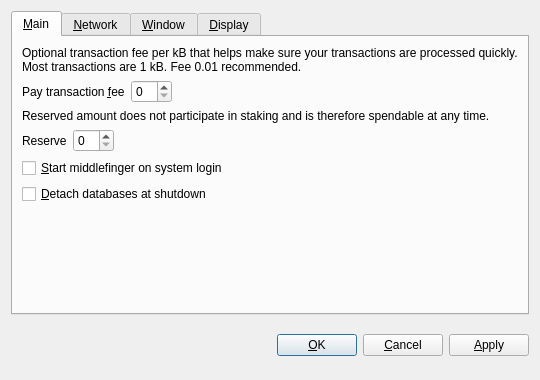
<?xml version="1.0" encoding="UTF-8"?>
<ui version="4.0">
 <class>OptionsDialog</class>
 <widget class="QDialog" name="OptionsDialog">
  <property name="geometry">
   <rect>
    <x>0</x>
    <y>0</y>
    <width>540</width>
    <height>380</height>
   </rect>
  </property>
  <property name="windowTitle">
   <string>Options</string>
  </property>
  <property name="modal">
   <bool>true</bool>
  </property>
  <layout class="QVBoxLayout" name="verticalLayout">
   <item>
    <widget class="QTabWidget" name="tabWidget">
     <property name="tabPosition">
      <enum>QTabWidget::North</enum>
     </property>
     <property name="currentIndex">
      <number>0</number>
     </property>
     <widget class="QWidget" name="tabMain">
      <attribute name="title">
       <string>&amp;Main</string>
      </attribute>
      <layout class="QVBoxLayout" name="verticalLayout_Main">
       <item>
        <widget class="QLabel" name="transactionFeeInfoLabel">
         <property name="text">
          <string>Optional transaction fee per kB that helps make sure your transactions are processed quickly. Most transactions are 1 kB. Fee 0.01 recommended.</string>
         </property>
         <property name="textFormat">
          <enum>Qt::PlainText</enum>
         </property>
         <property name="wordWrap">
          <bool>true</bool>
         </property>
        </widget>
       </item>
       <item>
        <layout class="QHBoxLayout" name="horizontalLayoutFee">
         <item>
          <widget class="QLabel" name="transactionFeeLabel">
           <property name="text">
            <string>Pay transaction &amp;fee</string>
           </property>
           <property name="textFormat">
            <enum>Qt::PlainText</enum>
           </property>
           <property name="buddy">
            <cstring>transactionFee</cstring>
           </property>
          </widget>
         </item>
         <item>
          <widget class="BitcoinAmountField" name="transactionFee"/>
         </item>
         <item>
          <spacer name="horizontalSpacerFee">
           <property name="orientation">
            <enum>Qt::Horizontal</enum>
           </property>
           <property name="sizeHint" stdset="0">
            <size>
             <width>40</width>
             <height>20</height>
            </size>
           </property>
          </spacer>
         </item>
        </layout>
       </item>
       <item>
        <widget class="QLabel" name="reserveBalanceInfoLabel">
         <property name="text">
          <string>Reserved amount does not participate in staking and is therefore spendable at any time.</string>
         </property>
         <property name="textFormat">
          <enum>Qt::PlainText</enum>
         </property>
         <property name="wordWrap">
          <bool>true</bool>
         </property>
        </widget>
       </item>
       <item>
        <layout class="QHBoxLayout" name="horizontalLayoutReserveBalance">
         <item>
          <widget class="QLabel" name="reserveBalanceLabel">
           <property name="text">
            <string>Reserve</string>
           </property>
           <property name="textFormat">
            <enum>Qt::PlainText</enum>
           </property>
           <property name="buddy">
            <cstring>reserveBalance</cstring>
           </property>
          </widget>
         </item>
         <item>
          <widget class="BitcoinAmountField" name="reserveBalance"/>
         </item>
         <item>
          <spacer name="horizontalSpacerReserveBalance">
           <property name="orientation">
            <enum>Qt::Horizontal</enum>
           </property>
           <property name="sizeHint" stdset="0">
            <size>
             <width>40</width>
             <height>20</height>
            </size>
           </property>
          </spacer>
         </item>
        </layout>
       </item>
       <item>
        <widget class="QCheckBox" name="bitcoinAtStartup">
         <property name="toolTip">
          <string>Automatically start middlefinger after logging in to the system.</string>
         </property>
         <property name="text">
          <string>&amp;Start middlefinger on system login</string>
         </property>
        </widget>
       </item>
       <item>
        <widget class="QCheckBox" name="detachDatabases">
         <property name="toolTip">
          <string>Detach block and address databases at shutdown. This means they can be moved to another data directory, but it slows down shutdown. The wallet is always detached.</string>
         </property>
         <property name="text">
          <string>&amp;Detach databases at shutdown</string>
         </property>
        </widget>
       </item>
       <item>
        <spacer name="verticalSpacer_Main">
         <property name="orientation">
          <enum>Qt::Vertical</enum>
         </property>
         <property name="sizeHint" stdset="0">
          <size>
           <width>20</width>
           <height>40</height>
          </size>
         </property>
        </spacer>
       </item>
      </layout>
     </widget>
     <widget class="QWidget" name="tabNetwork">
      <attribute name="title">
       <string>&amp;Network</string>
      </attribute>
      <layout class="QVBoxLayout" name="verticalLayout_Network">
       <item>
        <widget class="QCheckBox" name="mapPortUpnp">
         <property name="toolTip">
          <string>Automatically open the middlefinger client port on the router. This only works when your router supports UPnP and it is enabled.</string>
         </property>
         <property name="text">
          <string>Map port using &amp;UPnP</string>
         </property>
        </widget>
       </item>
       <item>
        <widget class="QCheckBox" name="connectSocks">
         <property name="toolTip">
          <string>Connect to the middlefinger network through a SOCKS proxy (e.g. when connecting through Tor).</string>
         </property>
         <property name="text">
          <string>&amp;Connect through SOCKS proxy:</string>
         </property>
        </widget>
       </item>
       <item>
        <layout class="QHBoxLayout" name="horizontalLayout_Network">
         <item>
          <widget class="QLabel" name="proxyIpLabel">
           <property name="text">
            <string>Proxy &amp;IP:</string>
           </property>
           <property name="textFormat">
            <enum>Qt::PlainText</enum>
           </property>
           <property name="buddy">
            <cstring>proxyIp</cstring>
           </property>
          </widget>
         </item>
         <item>
          <widget class="QValidatedLineEdit" name="proxyIp">
           <property name="maximumSize">
            <size>
             <width>140</width>
             <height>16777215</height>
            </size>
           </property>
           <property name="toolTip">
            <string>IP address of the proxy (e.g. 127.0.0.1)</string>
           </property>
          </widget>
         </item>
         <item>
          <widget class="QLabel" name="proxyPortLabel">
           <property name="text">
            <string>&amp;Port:</string>
           </property>
           <property name="textFormat">
            <enum>Qt::PlainText</enum>
           </property>
           <property name="buddy">
            <cstring>proxyPort</cstring>
           </property>
          </widget>
         </item>
         <item>
          <widget class="QLineEdit" name="proxyPort">
           <property name="maximumSize">
            <size>
             <width>55</width>
             <height>16777215</height>
            </size>
           </property>
           <property name="toolTip">
            <string>Port of the proxy (e.g. 9050)</string>
           </property>
          </widget>
         </item>
         <item>
          <widget class="QLabel" name="socksVersionLabel">
           <property name="text">
            <string>SOCKS &amp;Version:</string>
           </property>
           <property name="textFormat">
            <enum>Qt::PlainText</enum>
           </property>
           <property name="buddy">
            <cstring>socksVersion</cstring>
           </property>
          </widget>
         </item>
         <item>
          <widget class="QValueComboBox" name="socksVersion">
           <property name="toolTip">
            <string>SOCKS version of the proxy (e.g. 5)</string>
           </property>
          </widget>
         </item>
         <item>
          <spacer name="horizontalSpacer_Network">
           <property name="orientation">
            <enum>Qt::Horizontal</enum>
           </property>
           <property name="sizeHint" stdset="0">
            <size>
             <width>40</width>
             <height>20</height>
            </size>
           </property>
          </spacer>
         </item>
        </layout>
       </item>
       <item>
        <spacer name="verticalSpacer_Network">
         <property name="orientation">
          <enum>Qt::Vertical</enum>
         </property>
         <property name="sizeHint" stdset="0">
          <size>
           <width>20</width>
           <height>40</height>
          </size>
         </property>
        </spacer>
       </item>
      </layout>
     </widget>
     <widget class="QWidget" name="tabWindow">
      <attribute name="title">
       <string>&amp;Window</string>
      </attribute>
      <layout class="QVBoxLayout" name="verticalLayout_Window">
       <item>
        <widget class="QCheckBox" name="minimizeToTray">
         <property name="toolTip">
          <string>Show only a tray icon after minimizing the window.</string>
         </property>
         <property name="text">
          <string>&amp;Minimize to the tray instead of the taskbar</string>
         </property>
        </widget>
       </item>
       <item>
        <widget class="QCheckBox" name="minimizeOnClose">
         <property name="toolTip">
          <string>Minimize instead of exit the application when the window is closed. When this option is enabled, the application will be closed only after selecting Quit in the menu.</string>
         </property>
         <property name="text">
          <string>M&amp;inimize on close</string>
         </property>
        </widget>
       </item>
       <item>
        <spacer name="verticalSpacer_Window">
         <property name="orientation">
          <enum>Qt::Vertical</enum>
         </property>
         <property name="sizeHint" stdset="0">
          <size>
           <width>20</width>
           <height>40</height>
          </size>
         </property>
        </spacer>
       </item>
      </layout>
     </widget>
     <widget class="QWidget" name="tabDisplay">
      <attribute name="title">
       <string>&amp;Display</string>
      </attribute>
      <layout class="QVBoxLayout" name="verticalLayout_Display">
       <item>
        <layout class="QHBoxLayout" name="horizontalLayout_1_Display">
         <item>
          <widget class="QLabel" name="langLabel">
           <property name="text">
            <string>User Interface &amp;language:</string>
           </property>
           <property name="textFormat">
            <enum>Qt::PlainText</enum>
           </property>
           <property name="buddy">
            <cstring>lang</cstring>
           </property>
          </widget>
         </item>
         <item>
          <widget class="QValueComboBox" name="lang">
           <property name="toolTip">
            <string>The user interface language can be set here. This setting will take effect after restarting middlefinger.</string>
           </property>
          </widget>
         </item>
        </layout>
       </item>
       <item>
        <layout class="QHBoxLayout" name="horizontalLayout_2_Display">
         <item>
          <widget class="QLabel" name="unitLabel">
           <property name="text">
            <string>&amp;Unit to show amounts in:</string>
           </property>
           <property name="textFormat">
            <enum>Qt::PlainText</enum>
           </property>
           <property name="buddy">
            <cstring>unit</cstring>
           </property>
          </widget>
         </item>
         <item>
          <widget class="QValueComboBox" name="unit">
           <property name="toolTip">
            <string>Choose the default subdivision unit to show in the interface and when sending coins.</string>
           </property>
          </widget>
         </item>
        </layout>
       </item>
       <item>
        <widget class="QCheckBox" name="displayAddresses">
         <property name="toolTip">
          <string>Whether to show middlefinger addresses in the transaction list or not.</string>
         </property>
         <property name="text">
          <string>&amp;Display addresses in transaction list</string>
         </property>
        </widget>
       </item>
       <item>
        <widget class="QCheckBox" name="coinControlFeatures">
         <property name="toolTip">
          <string>Whether to show coin control features or not.</string>
         </property>
         <property name="text">
          <string>Display coin &amp;control features (experts only!)</string>
         </property>
        </widget>
       </item>
       <item>
        <spacer name="verticalSpacer_Display">
         <property name="orientation">
          <enum>Qt::Vertical</enum>
         </property>
         <property name="sizeHint" stdset="0">
          <size>
           <width>20</width>
           <height>40</height>
          </size>
         </property>
        </spacer>
       </item>
      </layout>
     </widget>
    </widget>
   </item>
   <item>
    <layout class="QHBoxLayout" name="horizontalLayout_Buttons">
     <item>
      <spacer name="horizontalSpacer_1">
       <property name="orientation">
        <enum>Qt::Horizontal</enum>
       </property>
       <property name="sizeHint" stdset="0">
        <size>
         <width>40</width>
         <height>48</height>
        </size>
       </property>
      </spacer>
     </item>
     <item>
      <widget class="QLabel" name="statusLabel">
       <property name="font">
        <font>
         <weight>75</weight>
         <bold>true</bold>
        </font>
       </property>
       <property name="text">
        <string/>
       </property>
       <property name="textFormat">
        <enum>Qt::PlainText</enum>
       </property>
       <property name="wordWrap">
        <bool>true</bool>
       </property>
      </widget>
     </item>
     <item>
      <spacer name="horizontalSpacer_2">
       <property name="orientation">
        <enum>Qt::Horizontal</enum>
       </property>
       <property name="sizeHint" stdset="0">
        <size>
         <width>40</width>
         <height>48</height>
        </size>
       </property>
      </spacer>
     </item>
     <item>
      <widget class="QPushButton" name="okButton">
       <property name="text">
        <string>&amp;OK</string>
       </property>
      </widget>
     </item>
     <item>
      <widget class="QPushButton" name="cancelButton">
       <property name="text">
        <string>&amp;Cancel</string>
       </property>
       <property name="autoDefault">
        <bool>false</bool>
       </property>
      </widget>
     </item>
     <item>
      <widget class="QPushButton" name="applyButton">
       <property name="text">
        <string>&amp;Apply</string>
       </property>
       <property name="autoDefault">
        <bool>false</bool>
       </property>
      </widget>
     </item>
    </layout>
   </item>
  </layout>
 </widget>
 <customwidgets>
  <customwidget>
   <class>BitcoinAmountField</class>
   <extends>QSpinBox</extends>
   <header>bitcoinamountfield.h</header>
  </customwidget>
  <customwidget>
   <class>QValueComboBox</class>
   <extends>QComboBox</extends>
   <header>qvaluecombobox.h</header>
  </customwidget>
  <customwidget>
   <class>QValidatedLineEdit</class>
   <extends>QLineEdit</extends>
   <header>qvalidatedlineedit.h</header>
  </customwidget>
 </customwidgets>
 <resources/>
 <connections/>
</ui>
